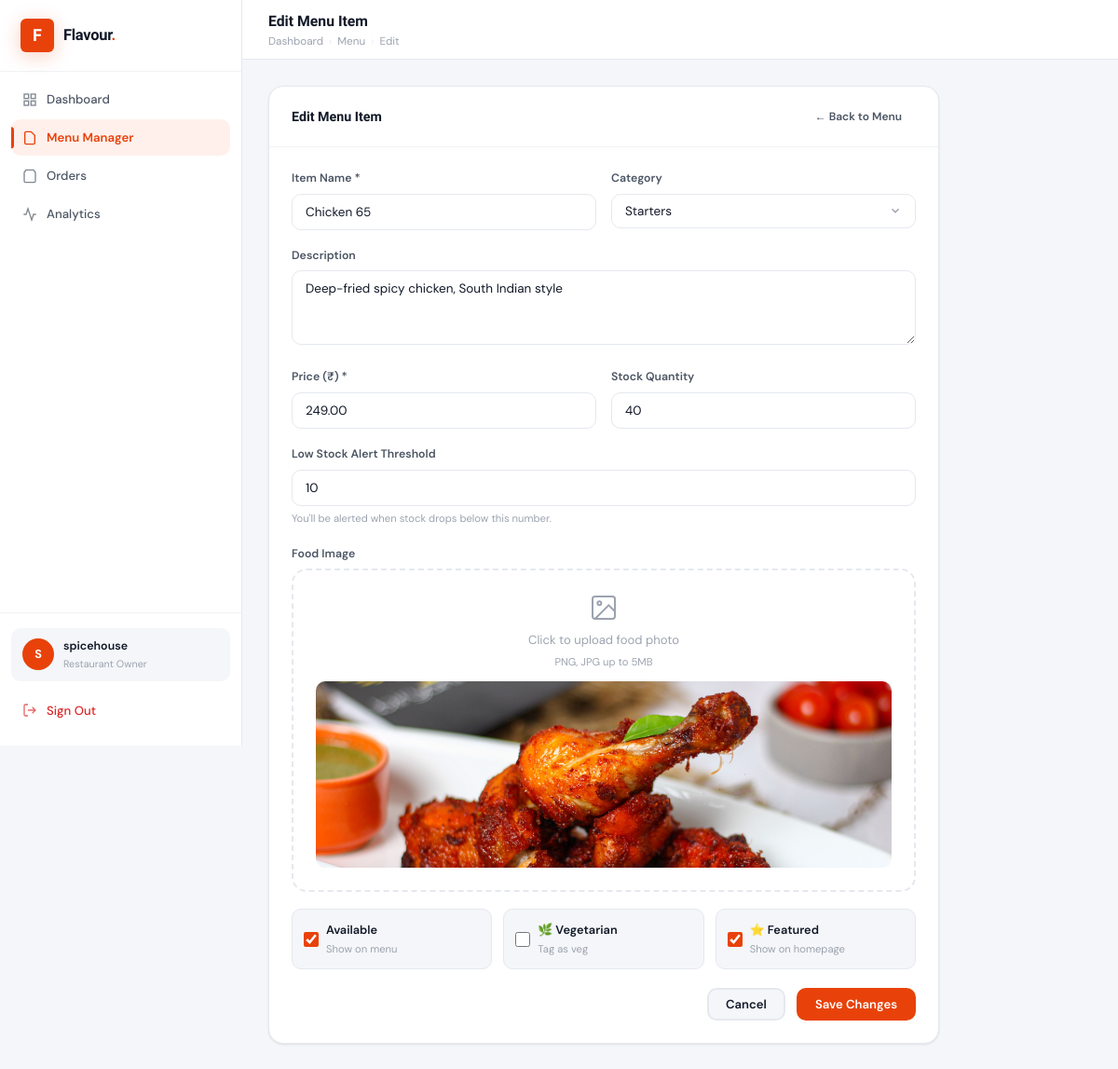
Screenshot of /restaurants/menu/2/edit/ (signed in) with the database file from the repository.
### apps/accounts/models.py (models this page shows, shortened)
class User(AbstractUser):
    ROLE_CHOICES = [
        ('admin', 'Admin'),
        ('restaurant', 'Restaurant Owner'),
        ('customer', 'Customer'),
    ]
    role = models.CharField(max_length=20, choices=ROLE_CHOICES, default='customer')
    phone = models.CharField(max_length=15, blank=True)
    avatar = models.ImageField(upload_to='avatars/', blank=True, null=True)

### apps/restaurants/models.py (models this page shows, shortened)
class MenuItem(models.Model):
    restaurant = models.ForeignKey(Restaurant, on_delete=models.CASCADE, related_name='menu_items')
    category = models.ForeignKey(Category, on_delete=models.SET_NULL, null=True, blank=True, related_name='items')
    name = models.CharField(max_length=200)
    description = models.TextField(blank=True)
    price = models.DecimalField(max_digits=8, decimal_places=2)
    image = models.ImageField(upload_to='menu_images/', blank=True, null=True)
    is_available = models.BooleanField(default=True)
    is_vegetarian = models.BooleanField(default=False)
    is_featured = models.BooleanField(default=False)
    quantity = models.PositiveIntegerField(default=100, help_text='Available stock')
    low_stock_threshold = models.PositiveIntegerField(default=10)
    created_at = models.DateTimeField(auto_now_add=True)
    updated_at = models.DateTimeField(auto_now=True)
    class Meta:
        ordering = ['category', 'name']

### apps/restaurants/views.py (the view)
    def wrapper(request, *args, **kwargs):
        if not request.user.is_authenticated or request.user.role != 'restaurant':
            messages.error(request, 'Access denied. Restaurant accounts only.')
            return redirect('accounts:login')
        return view_func(request, *args, **kwargs)

### apps/restaurants/forms.py (shortened to what this page needs)
class MenuItemForm(forms.ModelForm):
    class Meta:
        model = MenuItem
        fields = ['name', 'category', 'description', 'price', 'image', 'quantity', 'low_stock_threshold', 'is_available', 'is_vegetarian', 'is_featured']
        widgets = {
            'description': forms.Textarea(attrs={'rows': 3}),
        }
    def __init__(self, *args, restaurant=None, **kwargs):
        super().__init__(*args, **kwargs)
        if restaurant:
            self.fields['category'].queryset = Category.objects.filter(restaurant=restaurant)
        self.fields['price'].widget.attrs['min'] = '0.01'
        self.fields['price'].widget.attrs['step'] = '0.01'

### apps/orders/context_processors.py (called while the page is built)
def cart_count(request):
    cart = request.session.get('cart', {})
    count = sum(item['quantity'] for item in cart.values())
    return {'cart_count': count}

### apps/restaurants/views.py (called while the page is built)
def restaurant_required(view_func):
    def wrapper(request, *args, **kwargs):
        if not request.user.is_authenticated or request.user.role != 'restaurant':
            messages.error(request, 'Access denied. Restaurant accounts only.')
            return redirect('accounts:login')
        return view_func(request, *args, **kwargs)
    return wrapper

@login_required
@restaurant_required
def menu_edit(request, pk):
    restaurant = get_object_or_404(Restaurant, owner=request.user)
    item = get_object_or_404(MenuItem, pk=pk, restaurant=restaurant)
    form = MenuItemForm(request.POST or None, request.FILES or None, instance=item, restaurant=restaurant)
    if request.method == 'POST' and form.is_valid():
        form.save()
        messages.success(request, f'"{item.name}" updated successfully!')
        return redirect('restaurants:menu')
    return render(request, 'restaurants/menu_form.html', {'form': form, 'action': 'Edit', 'item': item})

### templates/restaurants/menu_form.html (shortened to what this page needs)
{% extends 'base.html' %}
{% block page_title %}{{ action }} Menu Item{% endblock %}
{% block breadcrumb %}<a href="{% url 'restaurants:dashboard' %}">Dashboard</a><span class="sep">›</span><a href="{% url 'restaurants:menu' %}">Menu</a><span class="sep">›</span><span>{{ action }}</span>{% endblock %}
{% block sidebar_nav %}
<a href="{% url 'restaurants:dashboard' %}" class="nav-link">
  <svg width="16" height="16" viewBox="0 0 24 24" fill="none" stroke="currentColor" stroke-width="2"><rect x="3" y="3" width="7" height="7"/><rect x="14" y="3" width="7" height="7"/><rect x="14" y="14" width="7" height="7"/><rect x="3" y="14" width="7" height="7"/></svg>
  Dashboard
</a>
<a href="{% url 'restaurants:menu' %}" class="nav-link active">
  <svg width="16" height="16" viewBox="0 0 24 24" fill="none" stroke="currentColor" stroke-width="2"><path d="M14 2H6a2 2 0 00-2 2v16a2 2 0 002 2h12a2 2 0 002-2V8z"/></svg>
  Menu Manager
</a>
<a href="{% url 'restaurants:orders' %}" class="nav-link">
  <svg width="16" height="16" viewBox="0 0 24 24" fill="none" stroke="currentColor" stroke-width="2"><path d="M6 2L3 6v14a2 2 0 002 2h14a2 2 0 002-2V6l-3-4z"/></svg>
  Orders
</a>
<a href="{% url 'analytics:dashboard' %}" class="nav-link">
  <svg width="16" height="16" viewBox="0 0 24 24" fill="none" stroke="currentColor" stroke-width="2"><polyline points="22 12 18 12 15 21 9 3 6 12 2 12"/></svg>
  Analytics
</a>
{% endblock %}
{% block content %}
<div style="max-width: 720px;">
  <div class="card">
    <div class="card-header">
      <span class="card-title">{{ action }} Menu Item</span>
      <a href="{% url 'restaurants:menu' %}" class="btn btn-ghost btn-sm">← Back to Menu</a>
    </div>
    <div class="card-body">
      <form method="post" enctype="multipart/form-data" novalidate>
        <div class="form-row">
          <div class="form-group">
            <label class="form-label">Item Name *</label>
            <input type="text" name="name" class="form-control" placeholder="e.g. Butter Chicken" value="{{ form.name.value|default:'' }}" required>
          </div>
          <div class="form-group">
            <label class="form-label">Category</label>
            <select name="category" class="form-control">
              {% for cat in form.category.field.queryset %}
              <option value="{{ cat.pk }}" {% if form.category.value|slugify == cat.pk|slugify %}selected{% endif %}>{{ cat.name }}</option>
              {% endfor %}
            </select>
          </div>
        </div>
        <div class="form-group">
          <label class="form-label">Description</label>
          <textarea name="description" class="form-control" placeholder="Describe the dish, ingredients, or spice level…" rows="3">{{ form.description.value|default:'' }}</textarea>
        </div>
        <div class="form-row">
          <div class="form-group">
            <label class="form-label">Price (₹) *</label>
            <input type="number" name="price" class="form-control" placeholder="0.00" step="0.01" min="0.01" value="{{ form.price.value|default:'' }}" required>
          </div>
          <div class="form-group">
            <label class="form-label">Stock Quantity</label>
            <input type="number" name="quantity" class="form-control" placeholder="100" min="0" value="{{ form.quantity.value|default:'100' }}">
          </div>
        </div>
        <div class="form-group">
          <label class="form-label">Low Stock Alert Threshold</label>
          <input type="number" name="low_stock_threshold" class="form-control" placeholder="10" min="1" value="{{ form.low_stock_threshold.value|default:'10' }}">
          <span class="form-hint">You'll be alerted when stock drops below this number.</span>
        </div>
        <div class="form-group">
          <label class="form-label">Food Image</label>
          <div class="img-upload-wrap" onclick="document.getElementById('id_image').click()">
            <svg width="32" height="32" viewBox="0 0 24 24" fill="none" stroke="var(--text-muted)" stroke-width="1.5" style="margin:0 auto 8px;"><rect x="3" y="3" width="18" height="18" rx="2"/><circle cx="8.5" cy="8.5" r="1.5"/><polyline points="21 15 16 10 5 21"/></svg>
            <p style="color:var(--text-muted);font-size:0.875rem;margin:0;">Click to upload food photo</p>
            <p style="color:var(--text-muted);font-size:0.75rem;margin-top:4px;">PNG, JPG up to 5MB</p>
            {% if item and item.image %}
            <img src="{{ item.image.url }}" id="imgPreview" class="img-preview" alt="Current image">
            {% else %}
            <img id="imgPreview" class="img-preview hidden" alt="Preview">
            {% endif %}
          </div>
        </div>
        <div style="display:grid; grid-template-columns: repeat(3, 1fr); gap: 12px; margin-bottom: 20px;">
          <label class="form-check" style="background:var(--content-bg); padding: 12px; border-radius:var(--radius); border:1.5px solid var(--border);">
            <input type="checkbox" name="is_available" {% if form.is_available.value %}checked{% endif %}>
            <div>
              <div style="font-weight:600;font-size:0.85rem;">Available</div>
              <div class="text-muted" style="font-size:0.75rem;">Show on menu</div>
            </div>
          </label>
          <label class="form-check" style="background:var(--content-bg); padding: 12px; border-radius:var(--radius); border:1.5px solid var(--border);">
            <input type="checkbox" name="is_vegetarian" {% if form.is_vegetarian.value %}checked{% endif %}>
            <div>
              <div style="font-weight:600;font-size:0.85rem;">🌿 Vegetarian</div>
              <div class="text-muted" style="font-size:0.75rem;">Tag as veg</div>
            </div>
          </label>
          <label class="form-check" style="background:var(--content-bg); padding: 12px; border-radius:var(--radius); border:1.5px solid var(--border);">
            <input type="checkbox" name="is_featured" {% if form.is_featured.value %}checked{% endif %}>
            <div>
              <div style="font-weight:600;font-size:0.85rem;">⭐ Featured</div>
              <div class="text-muted" style="font-size:0.75rem;">Show on homepage</div>
            </div>
          </label>
        </div>
        <div class="d-flex gap-2" style="justify-content:flex-end;">
          <a href="{% url 'restaurants:menu' %}" class="btn btn-secondary">Cancel</a>
          <button type="submit" class="btn btn-primary">
            {% if action == 'Add' %}Add to Menu{% else %}Save Changes{% endif %}
          </button>
        </div>
      </form>
    </div>
  </div>
</div>
{% endblock %}

### templates/base.html (shortened to what this page needs)
{% load static %}
<!DOCTYPE html>
<html lang="en">
<head>
  <link rel="stylesheet" href="{% static 'css/main.css' %}">
</head>
<body>
<div class="app-shell">
  <aside class="sidebar" id="sidebar">
    <a href="/" class="sidebar-brand">
      <div class="sidebar-logo">F</div>
      <span class="sidebar-title">Flavour<span>.</span></span>
    </a>
    <nav class="sidebar-nav">
      {% block sidebar_nav %}{% endblock %}
    </nav>
    <div class="sidebar-footer">
      {% if user.is_authenticated %}
      <div class="sidebar-user">
        <div class="user-avatar">{{ user.username|first|upper }}</div>
        <div class="user-info">
          <div class="user-name">{{ user.username }}</div>
          <div class="user-role">{{ user.get_role_display }}</div>
        </div>
      </div>
      <a href="{% url 'accounts:logout' %}" class="nav-link mt-2" style="color: var(--danger);">
        <svg width="16" height="16" viewBox="0 0 24 24" fill="none" stroke="currentColor" stroke-width="2"><path d="M9 21H5a2 2 0 01-2-2V5a2 2 0 012-2h4M16 17l5-5-5-5M21 12H9"/></svg>
        Sign Out
      </a>
      {% endif %}
    </div>
  </aside>
  <div class="main-content">
    <header class="topbar">
      <div class="topbar-left">
        <div>
          <div class="page-title">{% block page_title %}Dashboard{% endblock %}</div>
          <div class="breadcrumb">{% block breadcrumb %}{% endblock %}</div>
        </div>
      </div>
    </header>
    <main class="page-content">
      {% block content %}{% endblock %}
    </main>
  </div>
</div>
</body>
</html>

### rows the page displays
User: username|first "S", username "spicehouse", role "Restaurant Owner"
MenuItem: name "Chicken 65", description "Deep-fried spicy chicken, South Indian style", price "249.00", image (picture)

### other values shown
{{ action }} "Edit"
form field category "Starters"
